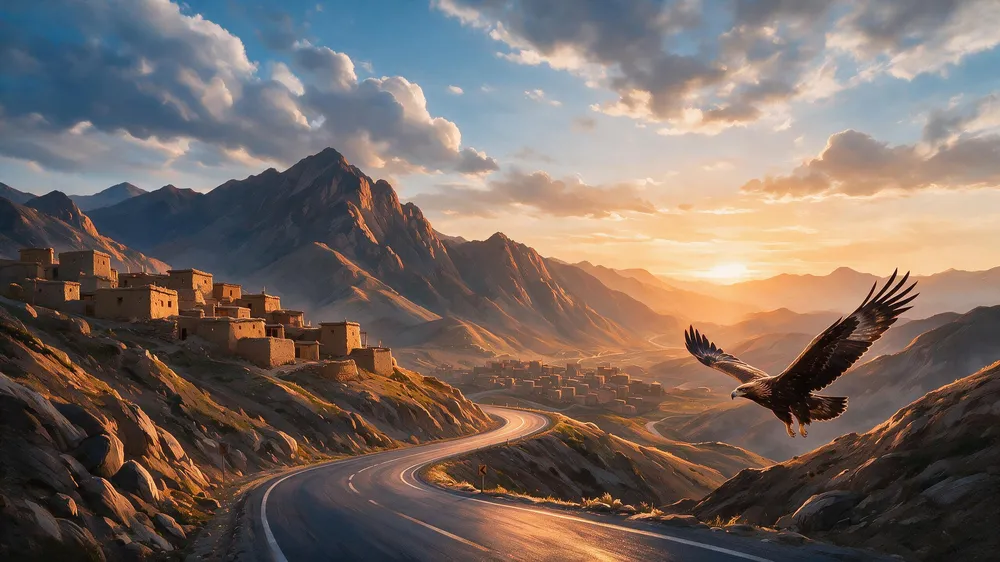
#> input picture masters/colors/countries/omarchy-country-AF-Afghanistan-2K.webp, 1000 x 562 px, shrunk from 2560 x 1440 before the run; its folder holds only this picture in this run
$ python generate_masters_grayscale.py ../masters/colors/countries/omarchy-country-AF-Afghanistan-2K.webp
#> lines starting #> are read from the running program, lines starting #| are printed output that depends on the picture
#!/usr/bin/env python3
"""Generate grayscale masters under masters/grayscale/ from the color masters
in masters/colors/.

Grayscale versions are derived deterministically (luma) from the color masters
and stored lossless as WebP so they can be reused by downstream processing
(theme variants, omarchy-theme work) without recomputing them every time. They
are intentionally NOT exposed in the datasets catalog: they only feed other
derivations. A manifest (datasets/masters/grayscale.json) caches per-file
source hashes so unchanged masters are skipped on subsequent runs.
"""

import argparse
import hashlib
import json
import os
from concurrent.futures import ProcessPoolExecutor, as_completed

from PIL import Image

ROOT = os.path.dirname(os.path.dirname(os.path.abspath(__file__)))
COLORS_DIR = os.path.join(ROOT, "masters", "colors")
GRAYSCALE_DIR = os.path.join(ROOT, "masters", "grayscale")
MANIFEST_PATH = os.path.join(ROOT, "datasets", "masters", "grayscale.json")


def rel_to_root(path):
    return os.path.relpath(path, ROOT)


def sha256(path):
    h = hashlib.sha256()
    with open(path, "rb") as f:
        for chunk in iter(lambda: f.read(1 << 20), b""):
            h.update(chunk)
    return h.hexdigest()


def find_sources():
    out = []
    if not os.path.isdir(COLORS_DIR):
        return out
    for collection in sorted(os.listdir(COLORS_DIR)):
        collection_dir = os.path.join(COLORS_DIR, collection)
        if not os.path.isdir(collection_dir):
            continue
        for fn in sorted(os.listdir(collection_dir)):
            if not fn.endswith(".webp"):
                continue
            out.append(os.path.join(collection_dir, fn))
    return out


def target_for(source):
    rel = os.path.relpath(source, COLORS_DIR)
    return os.path.join(GRAYSCALE_DIR, rel)


def load_manifest(path):
    if os.path.exists(path):
        with open(path, encoding="utf-8") as f:
            return json.load(f)
    return {}


def save_manifest(path, manifest):
    os.makedirs(os.path.dirname(path), exist_ok=True)
    with open(path, "w", encoding="utf-8") as f:
        json.dump(manifest, f, ensure_ascii=False, indent=2)
        f.write("\n")


def grayscale_one(source, method, apply=True):
    rel = rel_to_root(source)
    result = {"path": source, "status": "error", "detail": ""}
    try:
        rgb = Image.open(source).convert("RGB")
        gray = rgb.convert("L").convert("RGB")
        target = target_for(source)
        if not apply:
            result.update(status="generated", detail="dry run")
            return result
        os.makedirs(os.path.dirname(target), exist_ok=True)
        gray.save(target, "WEBP", lossless=True, method=method)
        result.update(status="generated", detail=rel)
        return result
    except Exception as exc:  # pragma: no cover
        result["detail"] = str(exc)
        return result


def main():
    parser = argparse.ArgumentParser(description="Generate grayscale masters from color masters")
    parser.add_argument("paths", nargs="*", help="specific color master paths (default: all under masters/colors/)")
    parser.add_argument("--workers", type=int, default=8)
    parser.add_argument("--method", type=int, default=6, help="libwebp method (0-6), higher = better compression")
    parser.add_argument("--force", action="store_true", help="ignore the manifest cache")
    parser.add_argument("--dry-run", action="store_true", help="report without writing")
    args = parser.parse_args()

    sources = [os.path.abspath(p) for p in args.paths] or find_sources()
    sources = [p for p in sources if os.path.exists(p)]
    if not sources:
        sys.exit("No color masters found in masters/colors/")

    manifest = {} if args.force else load_manifest(MANIFEST_PATH)

    to_process = []
    skipped = 0
    for p in sources:
        rel = rel_to_root(p)
        digest = sha256(p)
        cached = manifest.get(rel)
        if cached and cached.get("sha256") == digest and os.path.exists(target_for(p)):
            skipped += 1
        else:
            to_process.append(p)

    print(f"Total: {len(sources)} | to generate: {len(to_process)} | unchanged (skip): {skipped}")

    if args.dry_run:
        print("Dry run: no files written.")

    generated = []
    errors = []
    if to_process:
        with ProcessPoolExecutor(max_workers=args.workers) as pool:
            futures = {
                pool.submit(grayscale_one, p, args.method, not args.dry_run): p
                for p in to_process
            }
#> in grayscale_one, rgb is the input picture: PIL image 1000x562 RGB; mean R, G, B 120.3, 106.7, 99.7
#> in grayscale_one, `gray = rgb.convert("L").convert("RGB")`:
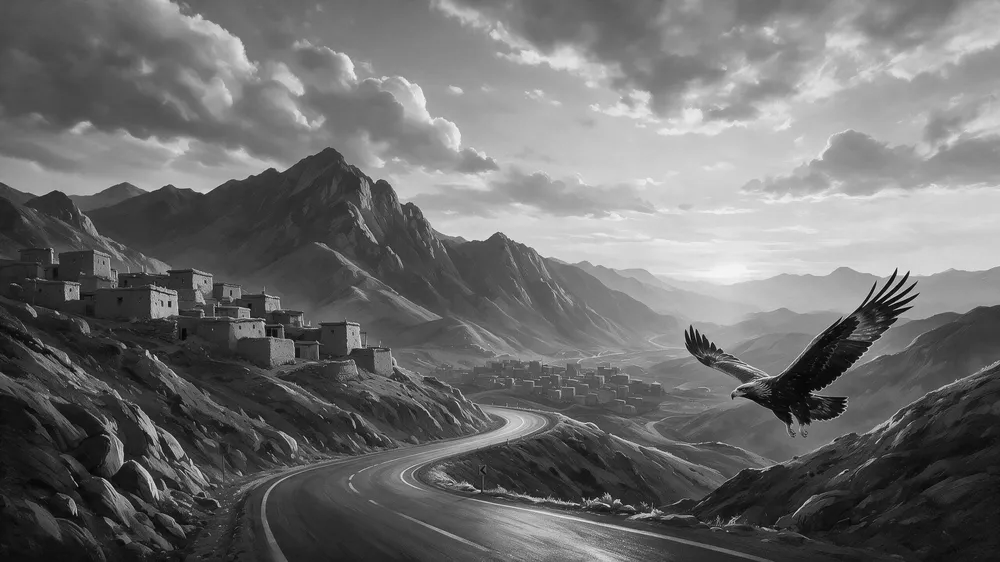
#> gray: PIL image 1000x562 RGB; min 1, max 245, mean 109.9
            for fut in as_completed(futures):
                res = fut.result()
                if res["status"] == "generated":
                    generated.append(res["path"])
                else:
                    errors.append((res["path"], res["detail"]))
                print(f"  [{res['status']}] {res['detail']}")

        if not args.force and not args.dry_run:
            for res_path in generated:
                try:
                    manifest[rel_to_root(res_path)] = {
                        "sha256": sha256(res_path),
                        "size": os.path.getsize(res_path),
                    }
                except OSError:
                    pass
            save_manifest(MANIFEST_PATH, manifest)

    print()
    print(f"Generated: {len(generated)}")
    print(f"Unchanged (skipped): {skipped}")
    print(f"Errors: {len(errors)}")
    for p, d in errors:
        print(f"  ERROR {rel_to_root(p)}: {d}")


if __name__ == "__main__":
    import sys
    main()

$ run again, on masters/colors/countries/omarchy-country-BS-Bahamas-2K.webp
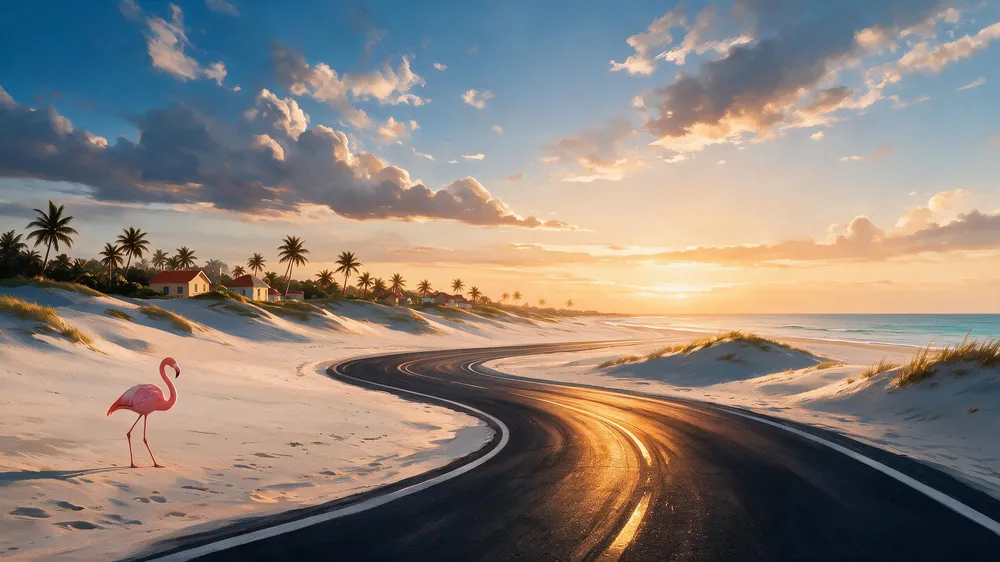
#> input picture masters/colors/countries/omarchy-country-BS-Bahamas-2K.webp, 1000 x 562 px, shrunk from 2560 x 1440 before the run
#> in grayscale_one, rgb is the input picture: PIL image 1000x562 RGB; mean R, G, B 139.3, 129.8, 122.6
#> in grayscale_one, `gray = rgb.convert("L").convert("RGB")`:
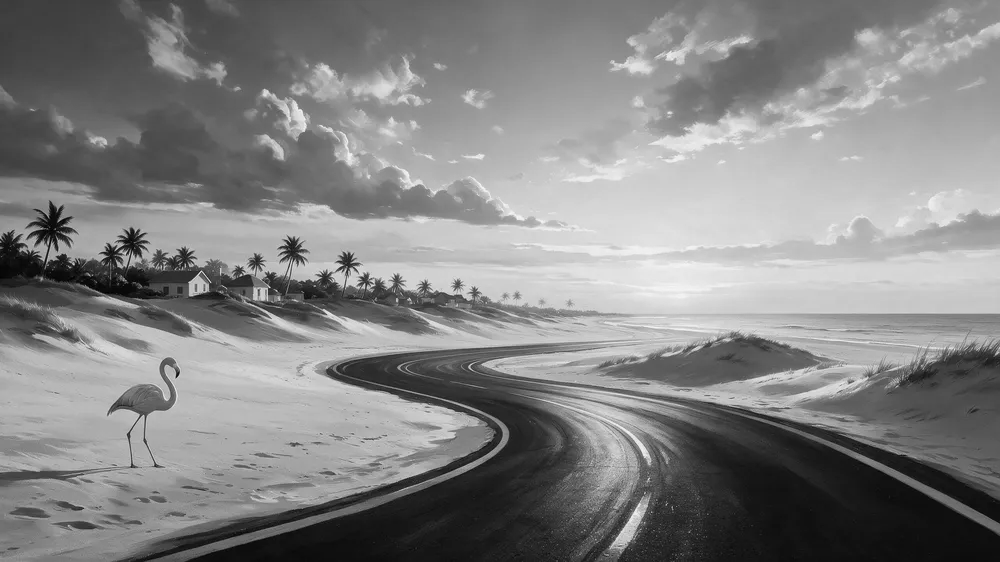
#> gray: PIL image 1000x562 RGB; min 0, max 245, mean 131.8

$ run again, on masters/colors/countries/omarchy-country-CW-Curacao-2K.webp
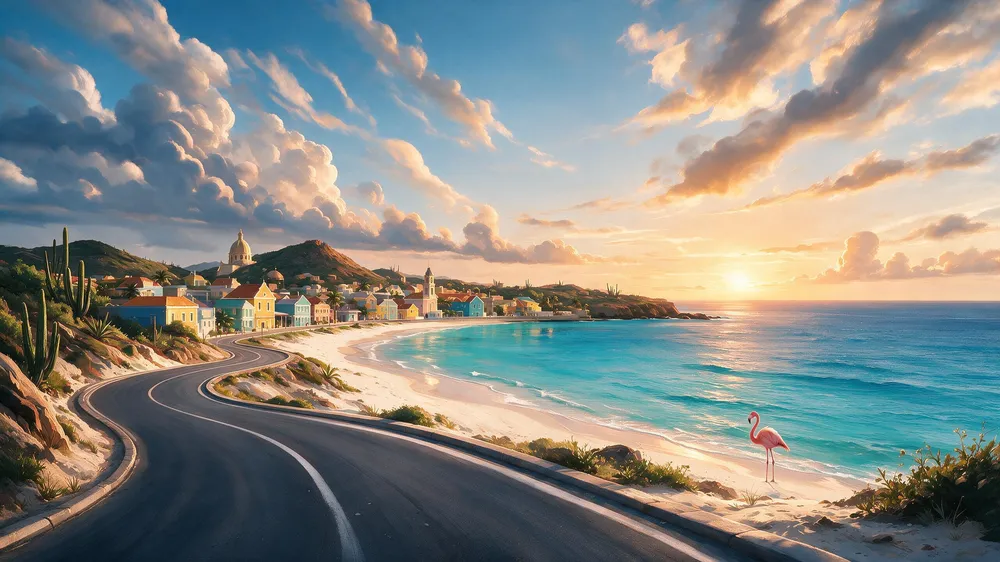
#> input picture masters/colors/countries/omarchy-country-CW-Curacao-2K.webp, 1000 x 562 px, shrunk from 2560 x 1440 before the run
#> in grayscale_one, rgb is the input picture: PIL image 1000x562 RGB; mean R, G, B 136.4, 138.6, 133.7
#> in grayscale_one, `gray = rgb.convert("L").convert("RGB")`:
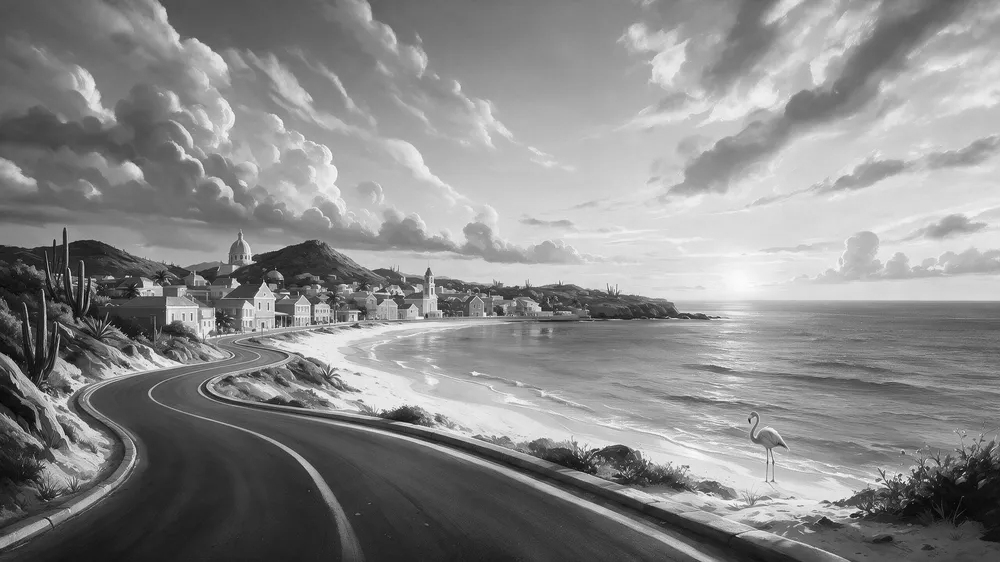
#> gray: PIL image 1000x562 RGB; min 1, max 253, mean 137.4
